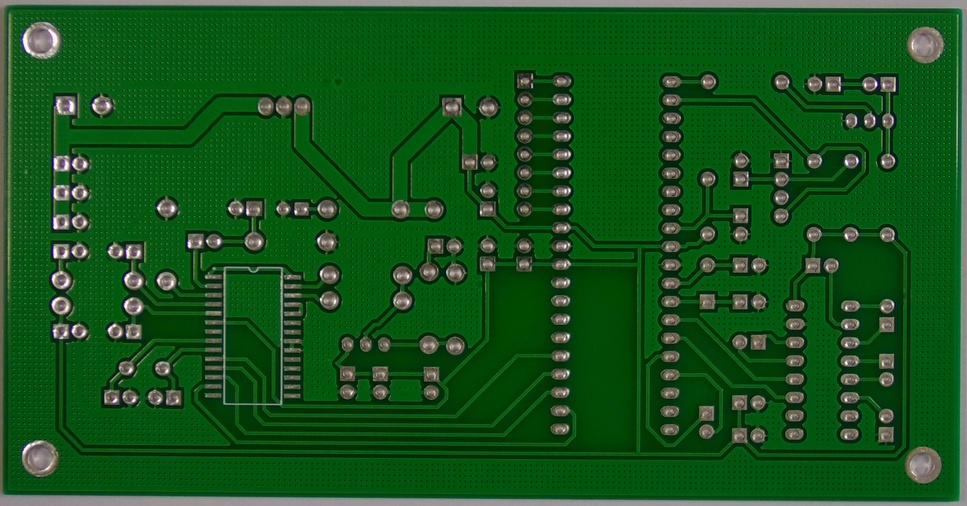
#> input picture data/01.jpg, 967 x 506 px, shrunk from 3034 x 1586 before the run
$ python main.py   (older library calls are emulated)
#> lines starting #> are read from the running program, lines starting #| are printed output that depends on the picture; after the words box and inside, x2 and y2 are one past the last pixel; in counts of white or black regions, pixels touching at a corner belong together; long printed decimals are rounded
import numpy as np
import cv2
from skimage.measure import compare_ssim
import imutils
from skimage.feature import register_translation
import scipy.ndimage as ndi
import matplotlib.pyplot as plt

############### Functions ###############
def showfigure(winTitle, img):
    cv2.namedWindow(winTitle, cv2.WINDOW_NORMAL)
    while(1):
        cv2.imshow(winTitle, img)
        k = cv2.waitKey(1)
        if k==27:    # Esc key to stop
            cv2.imwrite("./output/"+winTitle+".png", img)
            break
        else:
            continue

def match_images(img1, img2,img2color, ratio = 2, withvisualization=1):
    """Given two images, returns the matches"""
    detector = cv2.xfeatures2d.SIFT_create()
    matcher =  cv2.BFMatcher(cv2.NORM_L2)
    kp1, desc1 = detector.detectAndCompute(img1, None)
    kp2, desc2 = detector.detectAndCompute(img2, None)
    raw_matches = matcher.knnMatch(desc1, trainDescriptors = desc2, k = 2)
    mkp1, mkp2 = [], []
    for m in raw_matches:
        if len(m) == 2 and m[0].distance < m[1].distance * ratio:
            m = m[0]
            mkp1.append( kp1[m.queryIdx] )
            mkp2.append( kp2[m.trainIdx] )
    kp_pairs = list(zip(mkp1, mkp2))
    if kp_pairs:
        mkp1, mkp2 = zip(*kp_pairs)
        p1 = np.float32([kp.pt for kp in mkp1])
        p2 = np.float32([kp.pt for kp in mkp2])
        if len(kp_pairs) >= 4:
            H, status = cv2.findHomography(p1, p2, cv2.RANSAC, 50.0)
        else:
            H, status = None, None
        if withvisualization:
            visualizeMatching(img1, img2, kp_pairs, status, H)
        h,w = img1.shape[:2]
        pts = np.float32([ [0,0],[0,h-1],[w-1,h-1],[w-1,0] ]).reshape(-1,1,2)
        dst = cv2.perspectiveTransform(pts,H)
        perspectiveM = cv2.getPerspectiveTransform(np.float32(dst),pts)
        found = cv2.warpPerspective(img2,perspectiveM,(w,h))
        return found
    else:
        print ("No matches found")

def visualizeMatching(img1, img2, kp_pairs, status = None, H = None):
    h1, w1 = img1.shape[:2]
    h2, w2 = img2.shape[:2]
    vis = np.zeros((max(h1, h2), w1+w2), np.uint8)
    vis[:h1, :w1] = img1
    vis[:h2, w1:w1+w2] = img2
    vis = cv2.cvtColor(vis, cv2.COLOR_GRAY2BGR)
    if H is not None:
        corners = np.float32([[0, 0], [w1, 0], [w1, h1], [0, h1]])
        corners = np.int32( cv2.perspectiveTransform(corners.reshape(1, -1, 2), H).reshape(-1, 2) + (w1, 0) )
        cv2.polylines(vis, [corners], True, (255, 255, 255))
    if status is None:
        status = np.ones(len(kp_pairs), np.bool_)
    p1 = np.int32([kpp[0].pt for kpp in kp_pairs])
    p2 = np.int32([kpp[1].pt for kpp in kp_pairs]) + (w1, 0)
    green = (0, 255, 0)
    red = (0, 0, 255)
    for (x1, y1), (x2, y2), inlier in zip(p1, p2, status):
        if inlier:
            col = green
            cv2.circle(vis, (x1, y1), 2, col, -1)
            cv2.circle(vis, (x2, y2), 2, col, -1)
        else:
            col = red
            r = 2
            thickness = 3
            cv2.line(vis, (x1-r, y1-r), (x1+r, y1+r), col, thickness)
            cv2.line(vis, (x1-r, y1+r), (x1+r, y1-r), col, thickness)
            cv2.line(vis, (x2-r, y2-r), (x2+r, y2+r), col, thickness)
            cv2.line(vis, (x2-r, y2+r), (x2+r, y2-r), col, thickness)
    for (x1, y1), (x2, y2), inlier in list(zip(p1, p2, status)):
        if inlier:
            cv2.line(vis, (x1, y1), (x2, y2), green)
    showfigure("usecase_1_matching",vis)

def autocorrelateandshift(image,offset_image,withplot=0):
    shift, error, diffphase = register_translation(image, offset_image,upsample_factor=10)
    shifted = ndi.shift(offset_image, shift)
    if withplot:
        fig = plt.figure(figsize=(8, 3))
        ax1 = plt.subplot(1, 3, 1)
        ax2 = plt.subplot(1, 3, 2, sharex=ax1, sharey=ax1)
        ax3 = plt.subplot(1, 3, 3)
        ax1.imshow(img1, cmap='gray')
        ax1.set_axis_off()
        ax1.set_title('Reference image')
        ax2.imshow(offset_image.real, cmap='gray')
        ax2.set_axis_off()
        ax2.set_title('Offset image')
        # Show the output of a cross-correlation to show what the algorithm is
        # doing behind the scenes
        image_product = np.fft.fft2(image) * np.fft.fft2(offset_image).conj()
        cc_image = np.fft.fftshift(np.fft.ifft2(image_product))
        ax3.imshow(cc_image.real)
        ax3.set_axis_off()
        ax3.set_title("Cross-correlation")
        #plt.show()
        print(f"Detected pixel offset (y, x): {shift}")
        cv2.imwrite("3.jpg", shifted)
    return shifted


def createMorphology(image,shifted,withplot=0):
    thresh1=cv2.adaptiveThreshold(image,255,cv2.ADAPTIVE_THRESH_MEAN_C,cv2.THRESH_BINARY,11,2)
    thresh2=cv2.adaptiveThreshold(shifted,255,cv2.ADAPTIVE_THRESH_MEAN_C,cv2.THRESH_BINARY,11,2)
    img_bwx = cv2.bitwise_xor(thresh1,thresh2)
    if withplot:
        showfigure("usecase_1_Difference",img_bwx)
    img_median = cv2.medianBlur(img_bwx, 11) # Add median filter to image
    return cv2.morphologyEx(img_median, cv2.MORPH_OPEN, np.ones((2,2), np.uint8))  # filtre


def findContours(morphology,imageB,withplot=1):
    cnts = cv2.findContours(morphology.copy(), cv2.RETR_EXTERNAL,cv2.CHAIN_APPROX_SIMPLE)
    cnts = imutils.grab_contours(cnts)
    hh,ww = imageB.shape[:2]
    for c in cnts:
        (x, y, w, h) = cv2.boundingRect(c)
        if x>0.1*ww and x <0.9*ww and y>0.1*hh and y <0.9*hh and len(c)>10:
            cv2.rectangle(imageB, (x-50, y-50), (x + 50, y + 50), (255, 255, 255), 10)
    if withplot:
        showfigure("usecase_1_Outcomes",imageB)
    return 1

def StructuralSimilarityIndex(image,shifted,withplot=1):
    (score, diff) = compare_ssim(image, shifted, full=True)
    diff = (diff * 255).astype("uint8")
    print("SSIM: {}".format(score))
    return score

############### Main ###############

originalpicture='./data/01.jpg'
snappedpicture='./data/01_missing_hole_01_r.jpg'

img_original = cv2.imread(originalpicture, 0)
#> img_original: shape (506, 967); min 8, max 255, mean 58.3
image_snapped_gray = cv2.imread(snappedpicture, 0)
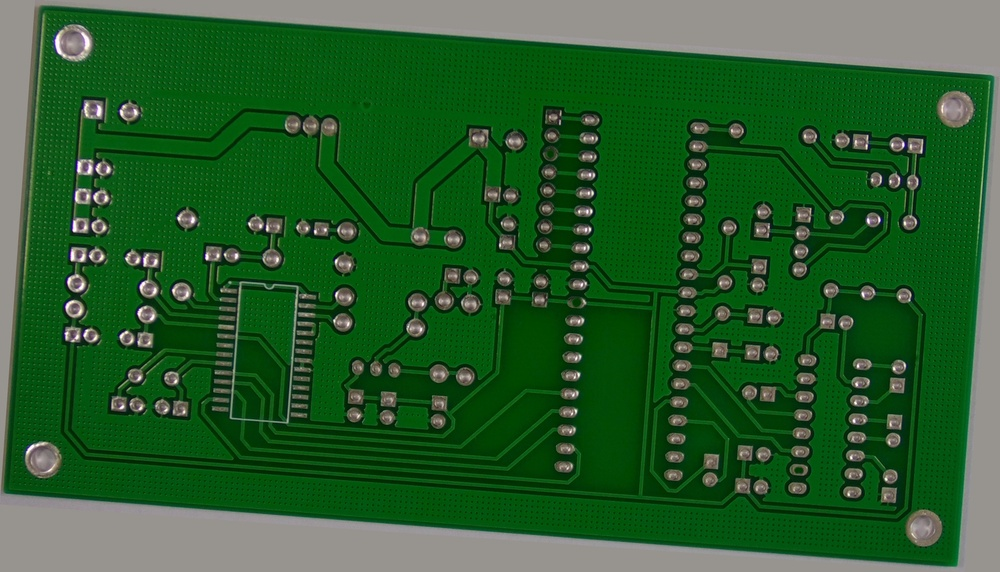
#> input picture data/01_missing_hole_01_r.jpg, 1000 x 572 px, shrunk from 3137 x 1793 before the run
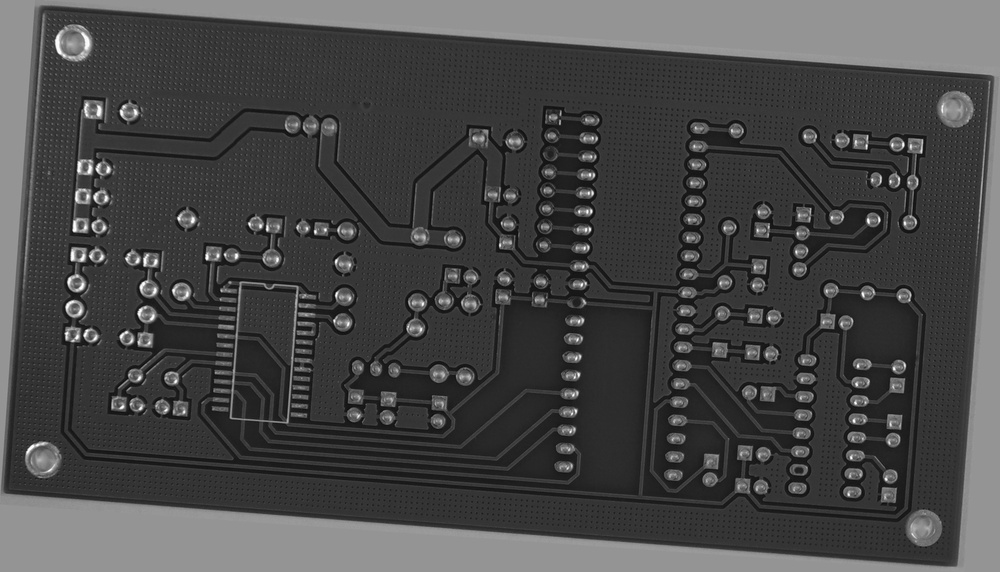
#> image_snapped_gray: shape (572, 1000); min 8, max 255, mean 71.4
image_snapped_colored =cv2.imread(snappedpicture, 1)
#> image_snapped_colored is the input picture: shape (572, 1000, 3); mean B, G, R 44.2, 92.9, 40.3

findmatch=match_images(img_original,image_snapped_gray,image_snapped_colored)
#> in match_images, `kp1, desc1 = detector.detectAndCompute(img1, None)`: kp1 = 2242 keypoints; strongest (x, y, size): (296, 212, 2.3), (189, 245, 3), (55, 226, 3.5), (876, 84, 2.3)
#> in match_images, `kp2, desc2 = detector.detectAndCompute(img2, None)`: kp2 = 2271 keypoints; strongest (x, y, size): (207, 258, 2.9), (75, 229, 3.5), (336, 261, 2.2), (236, 256, 3.5)
#> in match_images, `raw_matches = matcher.knnMatch(desc1, trainDescriptors = desc2, k = 2)`: raw_matches = 2242 matches
#> after the loop in match_images, `for m in raw_matches:`: mkp1 has the same summary as kp1; mkp2 = 2242 keypoints; strongest (x, y, size): (207, 258, 2.9), (75, 229, 3.5), (336, 261, 2.2), (236, 256, 3.5)
#> in match_images, `kp_pairs = list(zip(mkp1, mkp2))`: kp_pairs = 2242 items
#> in match_images, `p1 = np.float32([kp.pt for kp in mkp1])`: p1 = 2242 pairs, first value 5.54 to 963.2, second value 6.53 to 500.3
#> in match_images, `p2 = np.float32([kp.pt for kp in mkp2])`: p2 = 2242 pairs, first value 22.81 to 994.4, second value 18.98 to 546.6
#> in match_images, `H, status = cv2.findHomography(p1, p2, cv2.RANSAC, 50.0)`: H = [[0.998, -0.0741, 35.82], [0.0694, 0.992, 1.19], [5.61e-07, -4.26e-06, 1]]; status = 2242 values, max 1 at index 18, min 0 at index 0, mean 0.756
#> in visualizeMatching, `corners = np.int32( cv2.perspectiveTransform(corners.reshape(1, -1, 2)..`: corners = [[1002, 1], [1967, 68], [1931, 570], [965, 504]]
#> in visualizeMatching, `cv2.polylines(vis, [corners], True, (255, 255, 255))`: vis: shape (572, 1967, 3); min 0, max 255, mean 61.9
#> in visualizeMatching, `p1 = np.int32([kpp[0].pt for kpp in kp_pairs])`: p1 = 2242 pairs, first value 5 to 963, second value 6 to 500
#> in visualizeMatching, `p2 = np.int32([kpp[1].pt for kpp in kp_pairs]) + (w1, 0)`: p2 = 2242 pairs, first value 989 to 1961, second value 18 to 546
#> the loop in visualizeMatching, `for (x1, y1), (x2, y2), inlier in zip(p1, p2, status):` made 2242 passes
#> (x1, y1, x2, y2, inlier, col) on passes 1 to 12: (5, 298, 995, 177, [0], (0, 0, 255)), (5, 266, 1080, 452, [0], (0, 0, 255)), (5, 266, 1791, 198, [0], (0, 0, 255)), (5, 288, 1080, 452, [0], (0, 0, 255)), (5, 251, 1791, 198, [0], (0, 0, 255)), (5, 199, 1080, 452, [0], (0, 0, 255)), (5, 205, 1006, 44, [0], (0, 0, 255)), (5, 205, 1791, 198, [0], (0, 0, 255)), (5, 186, 1080, 452, [0], (0, 0, 255)), (5, 186, 1080, 452, [0], (0, 0, 255)), (6, 149, 1791, 198, [0], (0, 0, 255)), (6, 149, 1080, 452, [0], (0, 0, 255))
#> col on passes 61 to 66: (0, 255, 0), (0, 0, 255), (0, 0, 255), (0, 255, 0), (0, 255, 0), (0, 255, 0)
#> after the loop in visualizeMatching, `for (x1, y1), (x2, y2), inlier in zip(p1, p2, status):`:
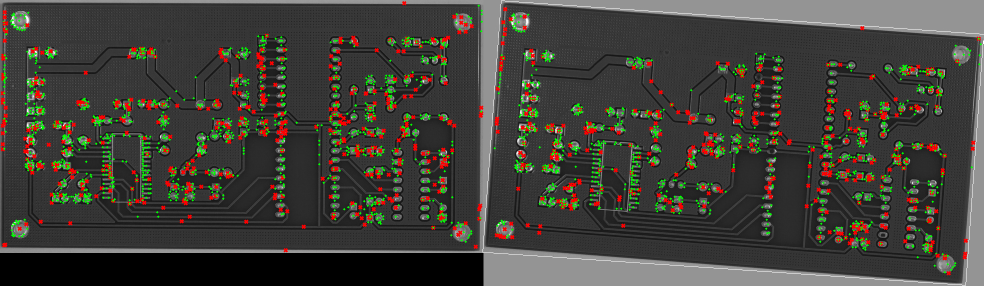
#> vis: shape (572, 1967, 3) (shown at 1/2 size); mean B, G, R 57.4, 63.9, 65.7
#> the loop in visualizeMatching, `for (x1, y1), (x2, y2), inlier in list(zip(p1, p2, status)):` made 2242 passes
#> (x1, y1, x2, y2, inlier) on passes 1 to 3: (5, 298, 995, 177, [0]), (5, 266, 1080, 452, [0]), (5, 266, 1791, 198, [0])
#> after the loop in visualizeMatching, `for (x1, y1), (x2, y2), inlier in list(zip(p1, p2, status)):`:
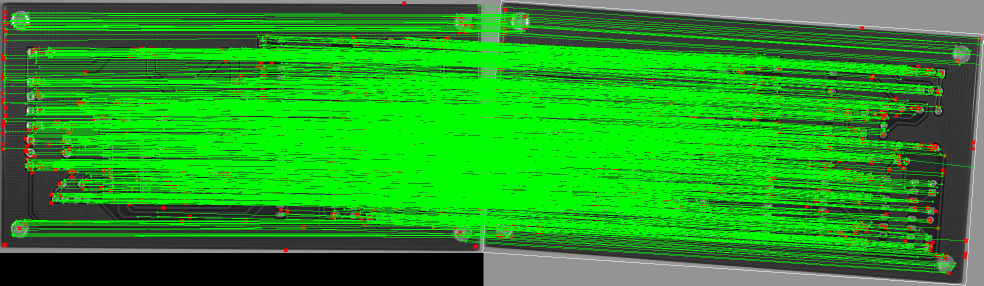
#> vis: shape (572, 1967, 3) (shown at 1/2 size); mean B, G, R 33.8, 154.6, 36.6
#> (key Esc is pressed here)
#> in match_images, `dst = cv2.perspectiveTransform(pts,H)`: dst = [[35.82, 1.19], [-1.62, 503], [963.9, 569.9], [999.2, 68.19]]
#> in match_images, `perspectiveM = cv2.getPerspectiveTransform(np.float32(dst),pts)`: perspectiveM = [[0.997, 0.0744, -35.8], [-0.0698, 1, 1.31], [-8.57e-07, 4.23e-06, 1]]
showfigure("usecase_1_machingoutcome",findmatch)
#> (key Enter is pressed here)
shiftedandcorrelated=autocorrelateandshift(img_original,findmatch)
#> in autocorrelateandshift, `shift, error, diffphase = register_translation(image, offset_image,ups..`: shift = [0, 0]; error = 1; diffphase = 2.16e-17
StructuralSimilarityIndex(img_original,shiftedandcorrelated)
#> in StructuralSimilarityIndex, `(score, diff) = compare_ssim(image, shifted, full=True)`:
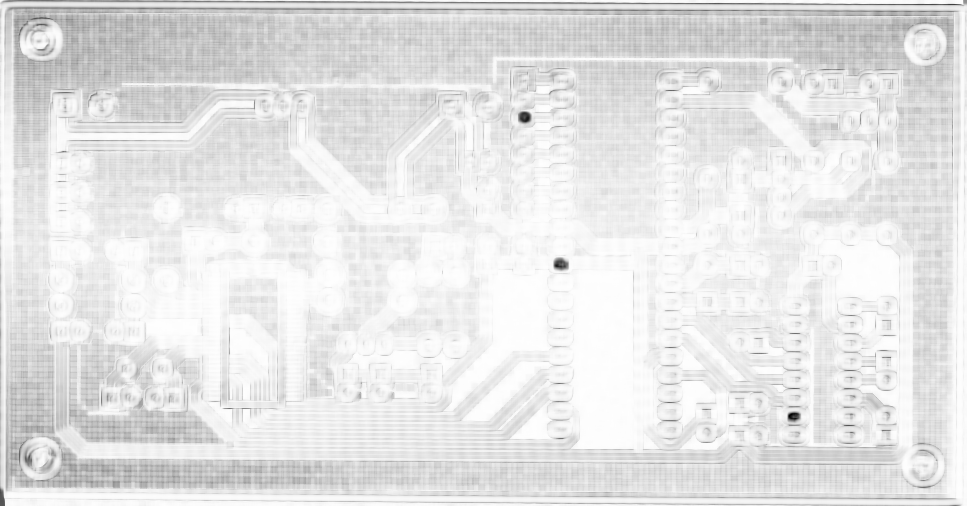
#> diff: shape (506, 967) float64; min -0.497, max 0.999, mean 0.849; drawn with min black and max white
#> in StructuralSimilarityIndex, `(score, diff) = compare_ssim(image, shifted, full=True)`: score = 0.849
#| SSIM: 0.8489
morphology=createMorphology(img_original,shiftedandcorrelated)
#> in createMorphology, `thresh1=cv2.adaptiveThreshold(image,255,cv2.ADAPTIVE_THRESH_MEAN_C,cv2..`:
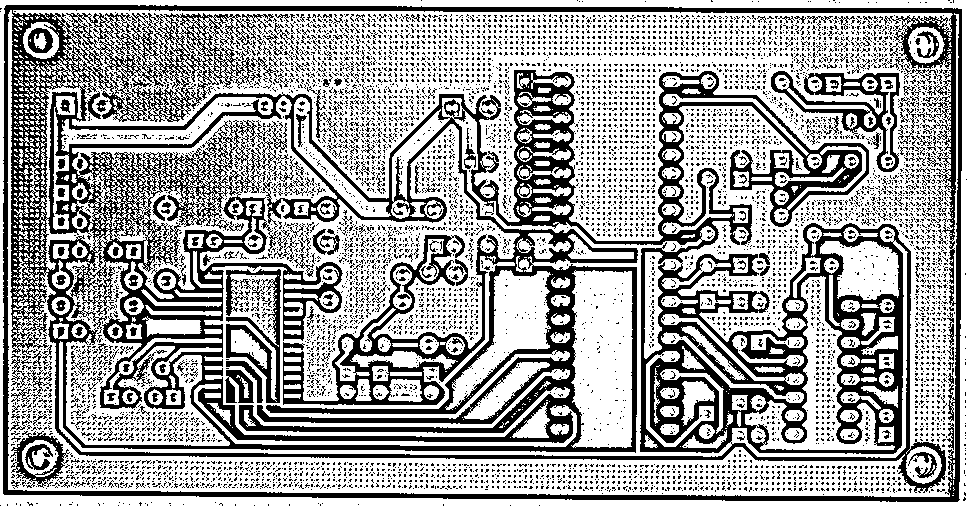
#> thresh1: shape (506, 967); 63.1% white; 8251 black regions (8002 under 20 px), largest, box (x1, y1, x2, y2) and area: (3, 5, 962, 502) 128822, (771, 71, 900, 172) 2822, (226, 269, 281, 403) 2189
#> in createMorphology, `thresh2=cv2.adaptiveThreshold(shifted,255,cv2.ADAPTIVE_THRESH_MEAN_C,c..`: thresh2: shape (506, 967); 63.9% white; 6489 black regions (6286 under 20 px), largest, box (x1, y1, x2, y2) and area: (11, 11, 946, 494) 109867, (2, 4, 962, 503) 14298, (770, 70, 900, 173) 2892
#> in createMorphology, `img_bwx = cv2.bitwise_xor(thresh1,thresh2)`: img_bwx: shape (506, 967); 14.5% white in thin lines or dots
#> in createMorphology, `img_median = cv2.medianBlur(img_bwx, 11)`:
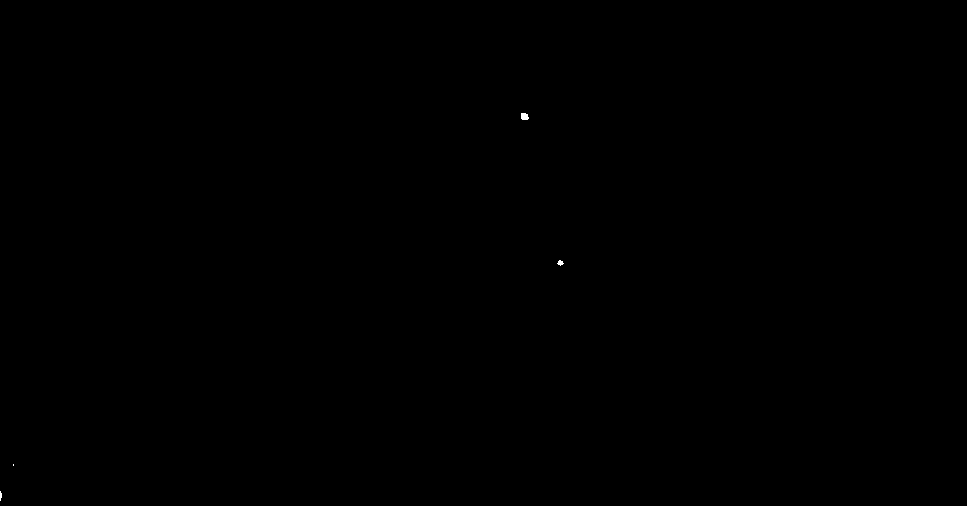
#> img_median: shape (506, 967); 0.02% white; 4 white regions (2 under 20 px), largest, box (x1, y1, x2, y2) and area: (521, 113, 529, 120) 48, (557, 260, 564, 266) 25
#> in createMorphology, `return cv2.morphologyEx(img_median, cv2.MORPH_OPEN, np.ones((2,2), np...`: returned value: shape (506, 967); 0.02% white; 3 white regions, box (x1, y1, x2, y2) and area: (522, 114, 530, 121) 48, (0, 492, 3, 502) 25, (559, 261, 564, 266) 22
showfigure("usecase_1_Morphology",morphology)
findContours(morphology,shiftedandcorrelated,withplot=1)
